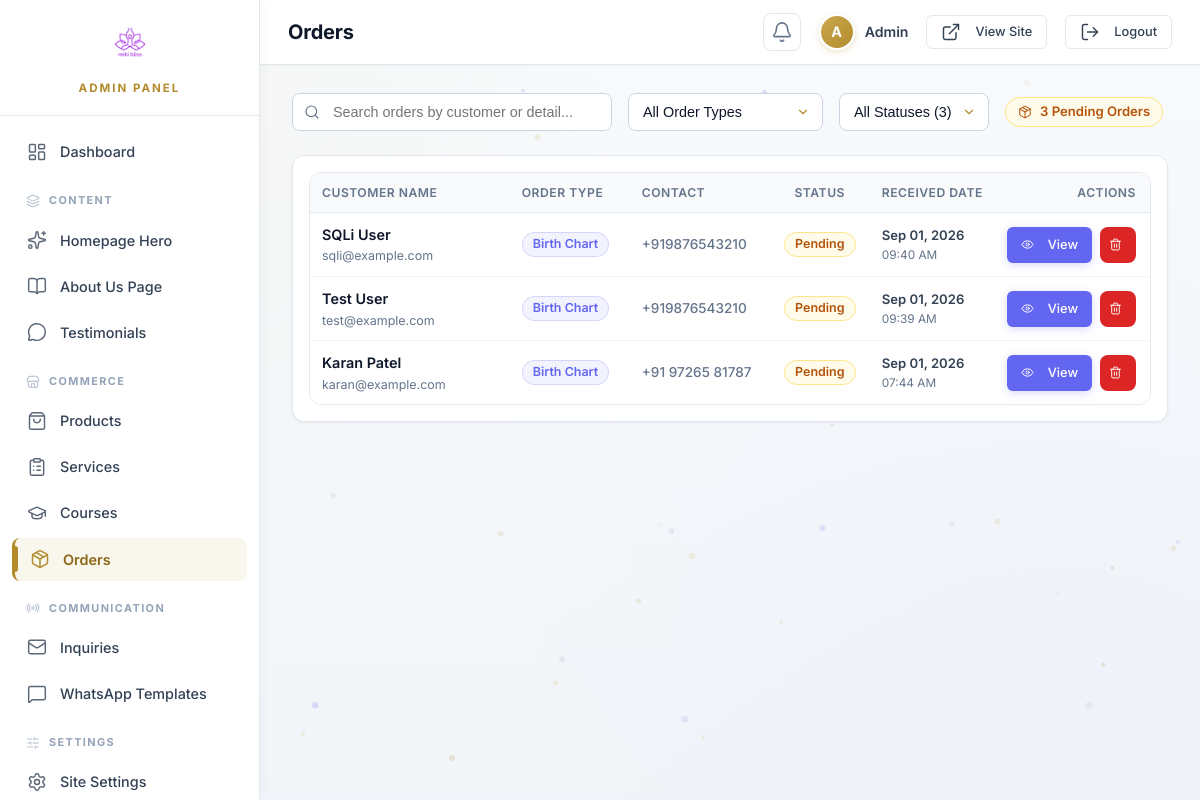
/admin/orders.php (signed in), run on an earlier commit of the app's database.
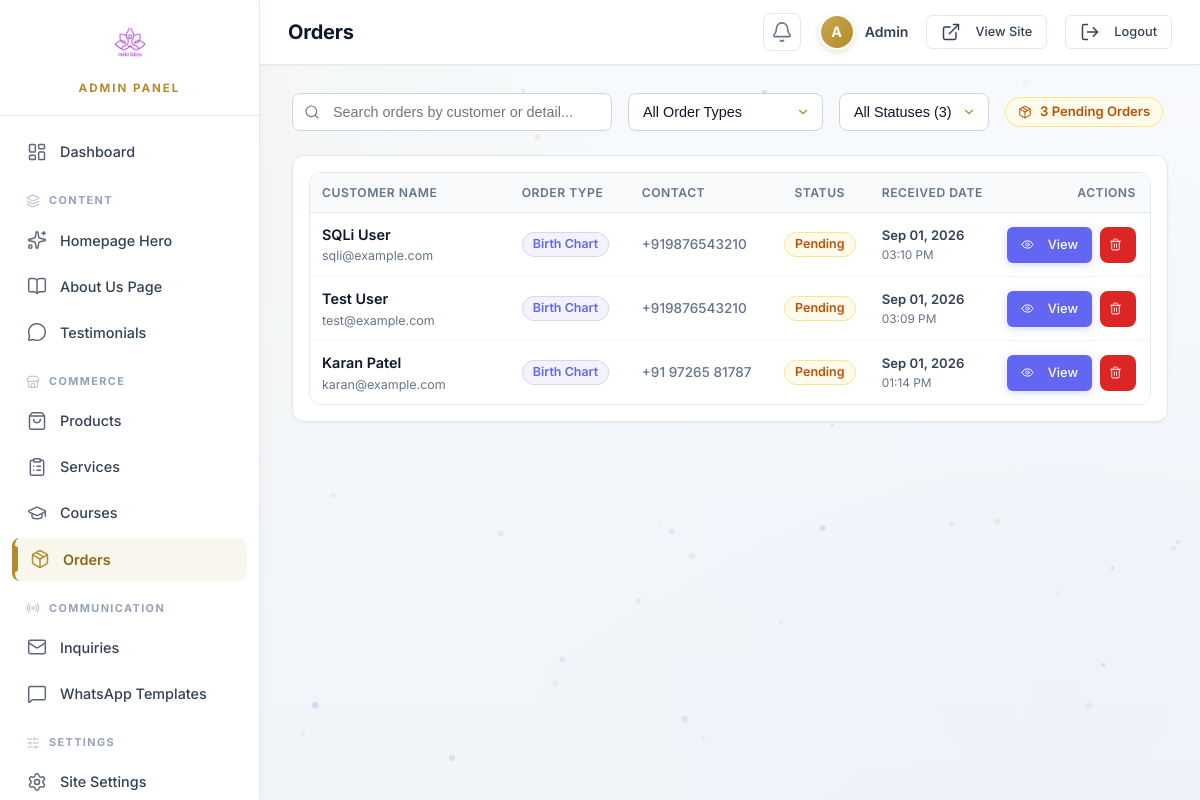
And on a later commit of the database.
### tables this page shows
CREATE TABLE `bracelet_orders` (
  `id` int(11) NOT NULL AUTO_INCREMENT,
  `order_type` enum('birth-chart','customized') NOT NULL,
  `name` varchar(100) NOT NULL,
  `email` varchar(100) NOT NULL,
  `phone` varchar(30) NOT NULL,
  `whatsapp` varchar(30) DEFAULT NULL,
  `date_of_birth` date DEFAULT NULL,
  `time_of_birth` time DEFAULT NULL,
  `place_of_birth` varchar(150) DEFAULT NULL,
  `intention` varchar(255) DEFAULT NULL,
  `message` text DEFAULT NULL,
  `status` enum('pending','contacted','completed') DEFAULT 'pending',
  `created_at` timestamp NOT NULL DEFAULT current_timestamp(),
  PRIMARY KEY (`id`)
);

### admin/orders.php (the view, shortened to what the rows shown need)
<?php
require_once 'auth-check.php';
$search = trim($_GET['search'] ?? '');
$typeFilter = trim($_GET['type'] ?? 'All');
$statusFilter = trim($_GET['status'] ?? 'All');
$whereParts = [];
$params = [];
$whereClause = !empty($whereParts) ? 'WHERE ' . implode(' AND ', $whereParts) : '';
$sql = "SELECT * FROM bracelet_orders {$whereClause} ORDER BY created_at DESC";
try {
    $stmt = $pdo->prepare($sql);
    $stmt->execute($params);
    $ordersList = $stmt->fetchAll(PDO::FETCH_ASSOC);
} catch (PDOException $e) {
    $ordersList = [];
    $error = "Error loading orders: " . $e->getMessage();
}
require_once 'includes/admin-header.php';
?>
<div class="admin-card" style="padding: 16px 16px;">
    <?php if (empty($ordersList)): ?>
        <div style="text-align: center; padding: 50px 20px;">
            <div style="margin-bottom: 12px;">
                <i data-lucide="package" style="width: 48px; height: 48px; color: var(--gold); opacity: 0.8;"></i>
            </div>
            <h3 style="font-size: 1.15rem; color: var(--text-primary); margin-bottom: 6px;">No bracelet orders found</h3>
            <p class="text-muted" style="font-size: 0.88rem;">
                <?= (!empty($search) || $typeFilter !== 'All' || $statusFilter !== 'All') ? 'No orders match your selected filters.' : 'There are currently no custom bracelet requests.' ?>
            </p>
        </div>
    <?php else: ?>
        <div class="table-responsive">
            <table class="admin-table orders-table">
                <thead>
                    <tr>
                        <th style="min-width: 170px;">Customer Name</th>
                        <th style="width: 120px;">Order Type</th>
                        <th style="width: 140px;">Contact</th>
                        <th style="width: 100px; text-align: center;">Status</th>
                        <th style="width: 125px;">Received Date</th>
                        <th style="text-align: right; width: 115px; padding-right: 14px; white-space: nowrap;">Actions</th>
                    </tr>
                </thead>
                <tbody>
                    <?php foreach ($ordersList as $order): ?>
                        <?php
                            $orderType = $order['order_type'] ?? 'customized';
                            $status = $order['status'] ?? 'pending';
                        ?>
                        <tr id="orderRow_<?= $order['id'] ?>">
                            <td>
                                <div>
                                    <strong class="order-cust-title" onclick="openOrderDetailModal(<?= (int)$order['id'] ?>)">
                                        <?= htmlspecialchars($order['name']) ?>
                                    </strong>
                                </div>
                                <div class="text-muted" style="font-size: 0.78rem;">
                                    <?= htmlspecialchars($order['email'] ?? '—') ?>
                                </div>
                            </td>
                            <td>
                                <?php if ($orderType === 'birth-chart'): ?>
                                    <span class="badge" style="background: rgba(99,102,241,0.08); color: var(--purple-accent); border: 1px solid rgba(99,102,241,0.2); font-size: 0.78rem;">
                                        Birth Chart
                                    </span>
                                <?php else: ?>
                                    <span class="badge badge-gold" style="font-size: 0.78rem;">
                                        Customized
                                    </span>
                                <?php endif; ?>
                            </td>
                            <td class="text-muted" style="font-size: 0.85rem; white-space: nowrap;">
                                <?php if (!empty($order['phone'])): ?>
                                    <div>
                                        <a href="tel:<?= htmlspecialchars($order['phone']) ?>" style="color: inherit; text-decoration: none; font-weight: 500;">
                                            <?= htmlspecialchars($order['phone']) ?>
                                        </a>
                                    </div>
                                <?php else: ?>
                                    <div>—</div>
                                <?php endif; ?>
                            </td>
                            <td style="text-align: center;">
                                <?php if ($status === 'completed'): ?>
                                    <span class="badge badge-success" style="font-size: 0.78rem;">Completed</span>
                                <?php elseif ($status === 'contacted'): ?>
                                    <span class="badge badge-info" style="font-size: 0.78rem;">Contacted</span>
                                <?php else: ?>
                                    <span class="badge badge-warning" style="font-size: 0.78rem;">Pending</span>
                                <?php endif; ?>
                            </td>
                            <td>
                                <div style="font-size: 0.82rem; font-weight: 600; color: var(--text-secondary); white-space: nowrap;">
                                    <?= !empty($order['created_at']) ? date('M d, Y', strtotime($order['created_at'])) : '—' ?>
                                </div>
                                <div class="text-muted" style="font-size: 0.74rem; white-space: nowrap;">
                                    <?= !empty($order['created_at']) ? date('h:i A', strtotime($order['created_at'])) : '' ?>
                                </div>
                            </td>
                            <td style="text-align: right; white-space: nowrap; padding-right: 14px;">
                                <div class="flex gap-1" style="justify-content: flex-end;">
                                    <button
                                        type="button"
                                        class="btn btn-purple btn-sm flex items-center gap-1"
                                        title="View Full Order Details"
                                        onclick="openOrderDetailModal(<?= (int)$order['id'] ?>)"
                                    >
                                        <i data-lucide="eye" style="width: 13px; height: 13px;"></i> View
                                    </button>
                                    <form id="deleteOrderForm_<?= $order['id'] ?>" action="orders.php" method="POST" class="delete-form" style="display: inline;" data-item-name="<?= htmlspecialchars($order['name']) ?>'s Bracelet Order">
                                        <button
                                            type="submit"
                                            class="btn btn-danger btn-icon btn-sm flex items-center justify-center"
                                            title="Delete Order"
                                        >
                                            <i data-lucide="trash-2" style="width: 13px; height: 13px;"></i>
                                        </button>
                                    </form>
                                </div>
                            </td>
                        </tr>
                    <?php endforeach; ?>
                </tbody>
            </table>
        </div>
    <?php endif; ?>
</div>
<?php require_once 'includes/admin-footer.php'; ?>

What changed in the data, as far as the page shows it:
changed bracelet_orders "SQLi User": created_at "09:40 AM" → "03:10 PM"
changed bracelet_orders "Test User": created_at "09:39 AM" → "03:09 PM"
changed bracelet_orders "Karan Patel": created_at "07:44 AM" → "01:14 PM"
